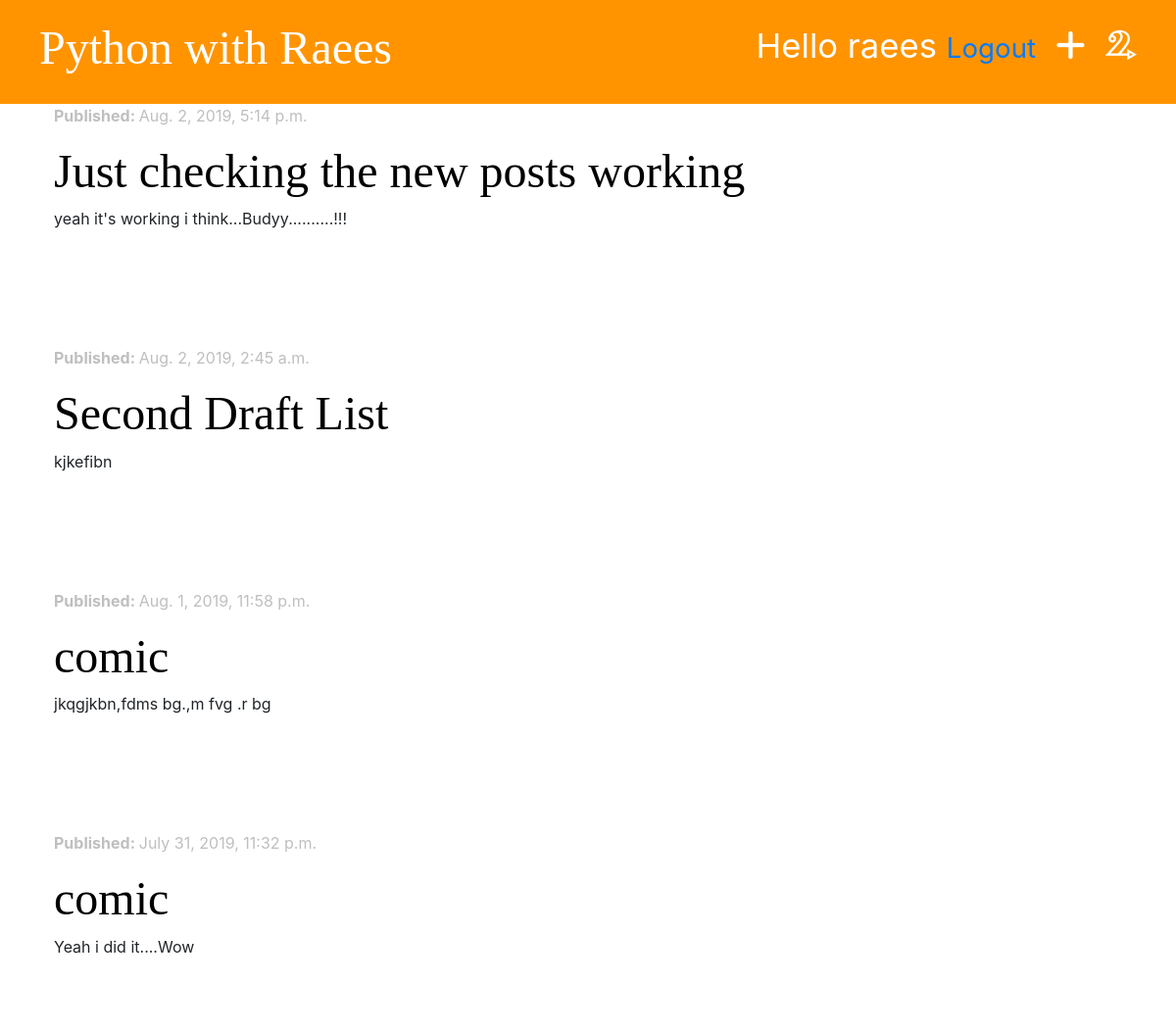
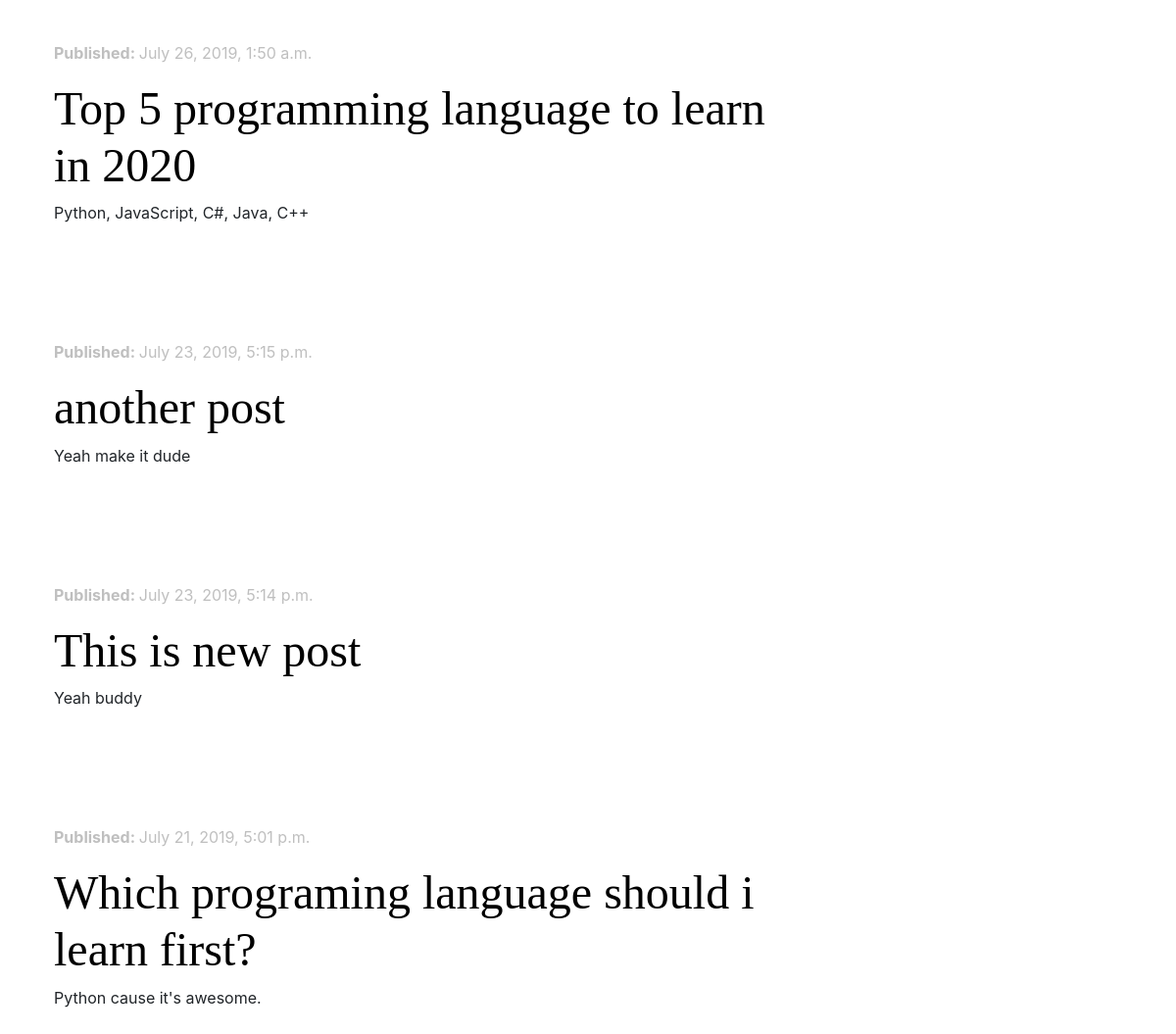
The app's page / (signed in) with its own data (2 pictures, top to bottom).
### blog/models.py (models this page shows, shortened)
class Post(models.Model):
    author         = models.ForeignKey('auth.User', on_delete=models.CASCADE)
    title          = models.CharField(max_length=200)
    body           = models.TextField()
    created_date   = models.DateTimeField(default=timezone.now)
    published_date = models.DateTimeField(blank=True, null=True)

### blog/views.py (the view)
# urls.py: path('', views.post_list, name='post_list'),
def post_list(request):
    posts = Post.objects.filter(published_date__lte=timezone.now()).order_by('-published_date')
    stuff_for_frontend = {'posts': posts}
    return render(request, 'blog/post_list.html', stuff_for_frontend)

### blog/templates/blog/post_list.html (shortened to what this page needs)
{% extends 'blog/base.html' %}
{% block content %}
    {% for post in posts %}
        <div class="post">
            <div class="date">
                <p> <strong>Published: </strong> {{ post.published_date }}</p>
            </div>
            <h2><a href="{% url 'post_detail' pk=post.pk %}"> {{ post.title }} </a></h2>
            <p> {{ post.body|linebreaksbr }} </p>
        </div>
        <br>
        <br>
    {% endfor %}
{% endblock %}

### blog/templates/blog/base.html (shortened to what this page needs)
<!DOCTYPE html>
<html lang="en">
<head>
    {% load staticfiles %}
    <link rel="stylesheet" href="https://stackpath.bootstrapcdn.com/bootstrap/4.3.1/css/bootstrap.min.css">
    <link rel="stylesheet" href="{% static 'css/blog.css' %}">
</head>
<body>
<div class="page-header">
    {% if user.is_authenticated %}
        <a href="{% url 'post_draft' %}" class="top-menu"><i class="fab fa-draft2digital"></i></a>
        <a href="{% url 'post_new' %}" class="top-menu"> <i class="fas fa-plus"></i> </a>
        <p class="top-menu"> Hello {{ user.username }} <small><a href="{% url 'logout' %}">Logout</a> </small> </p>
    {% else %}
        <a href="{% url 'login' %}" class="top-menu"> <i class="fas fa-sign-in-alt"></i> </a>
    {% endif %}
    <h1><a href="{% url 'post_list' %}"> Python with Raees </a> </h1>
</div>
<div class="content container">
    <div class="row">
        <div class="col-md-8">
{% block content %}
{% endblock %}
        </div>
    </div>
</div>
</body>
</html>

### blog/static/css/blog.css (style rules this page uses)
.page-header { background-color: #ff9400; margin: 0; padding: 20px 20px 20px 40px; }
.page-header h1, .page-header h1 a { color: #ffffff; font-size: 36pt; text-decoration: none; }
.content { margin-left: 40px; }
h1, h2, h3, h4 { font-family: 'Permanent Marker', cursive; font-size: 48px; }
.date { color: #82828282; }
.post { margin-bottom: 70px; }
.post h2 a { color: #000000; }
.top-menu { color: #ffffff; float: right; font-size: 26pt; margin-right: 20px; }

### records on screen
Post: published_date "Aug. 2, 2019, 5:14 p.m.", title "Just checking the new posts working", body "yeah it's working i think...Budyy..........!!!"
Post: published_date "Aug. 2, 2019, 2:45 a.m.", title "Second Draft List", body "kjkefibn"
Post: published_date "Aug. 1, 2019, 11:58 p.m.", title "comic", body "jkqgjkbn,fdms bg.,m fvg .r bg"
Post: published_date "July 31, 2019, 11:32 p.m.", title "comic", body "Yeah i did it....Wow"
Post: published_date "July 26, 2019, 1:50 a.m.", title "Top 5 programming language to learn in 2020", body "Python, JavaScript, C#, Java, C++"
Post: published_date "July 23, 2019, 5:15 p.m.", title "another post", body "Yeah make it dude"
Post: published_date "July 23, 2019, 5:14 p.m.", title "This is new post", body "Yeah buddy"
Post: published_date "July 21, 2019, 5:01 p.m.", title "Which programing language should i learn first?", body "Python cause it's awesome."

### other values on screen
{{ user.username }} "raees"
